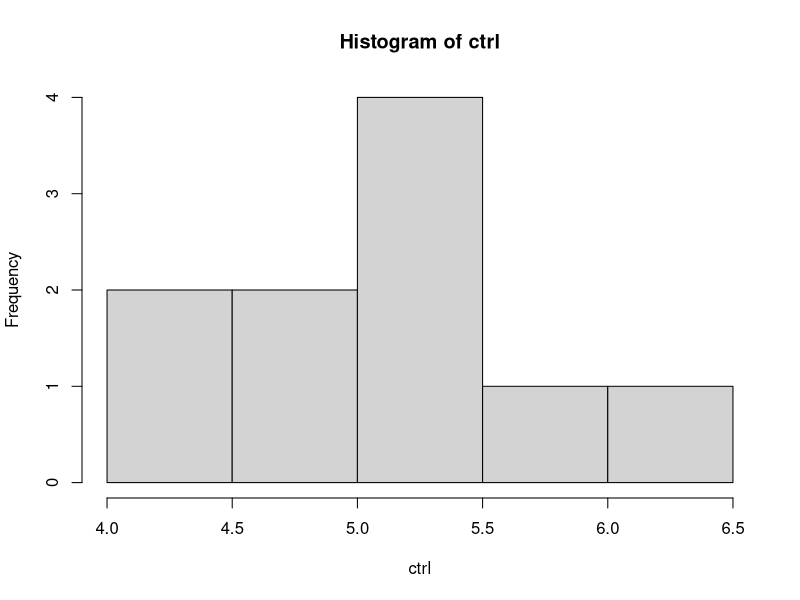
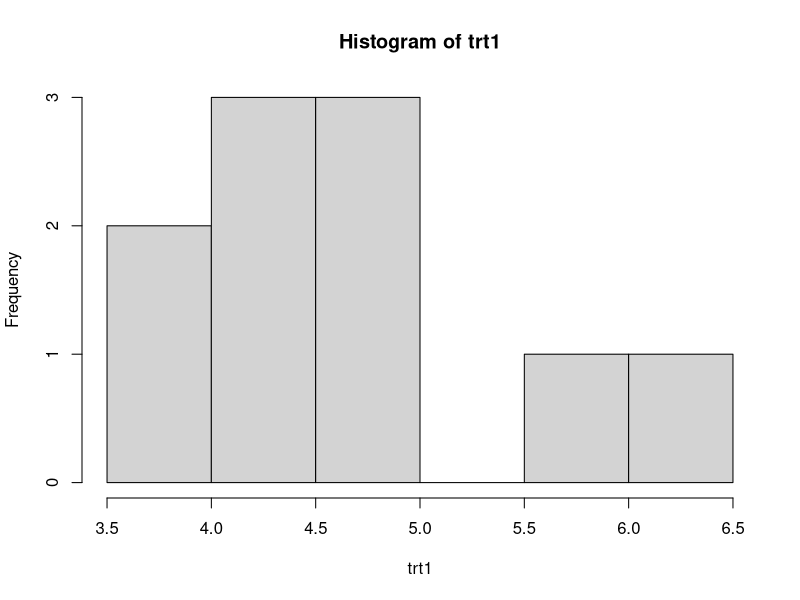
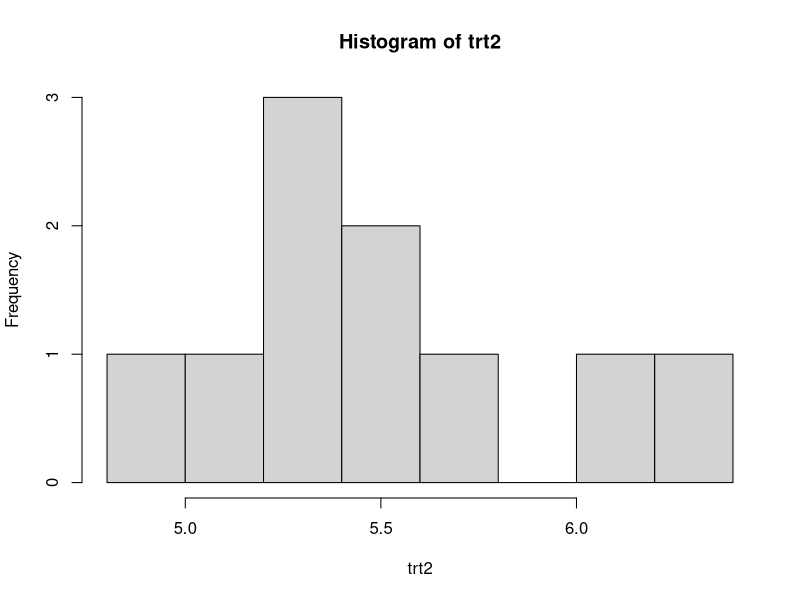
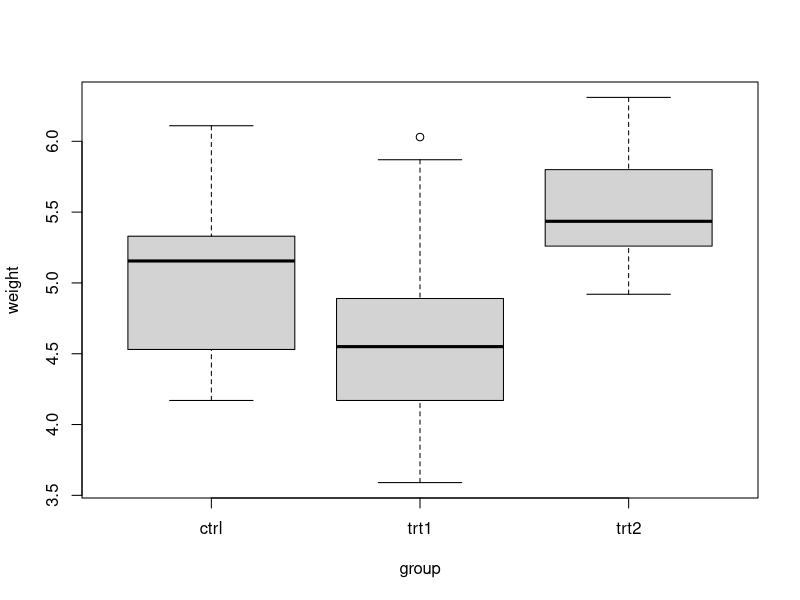

These figures' R source, in order:
## ---- chunk 1
data(PlantGrowth)
summary(PlantGrowth)

ctrl <- PlantGrowth$weight[PlantGrowth$group=="ctrl"]
hist(ctrl)


trt1 <-PlantGrowth$weight[PlantGrowth$group=="trt1"]
hist(trt1)

trt2 <-PlantGrowth$weight[PlantGrowth$group=="trt2"]
hist(trt2)

## ---- chunk 2
boxplot(weight ~ group, data=PlantGrowth) 
## ---- chunk 3
t.test(PlantGrowth$weight[PlantGrowth$group=='ctrl'],PlantGrowth$weight[PlantGrowth$group=='trt1'])


## ---- chunk 4
t.test(PlantGrowth$weight[PlantGrowth$group=='ctrl'],PlantGrowth$weight[PlantGrowth$group=='trt2'])

